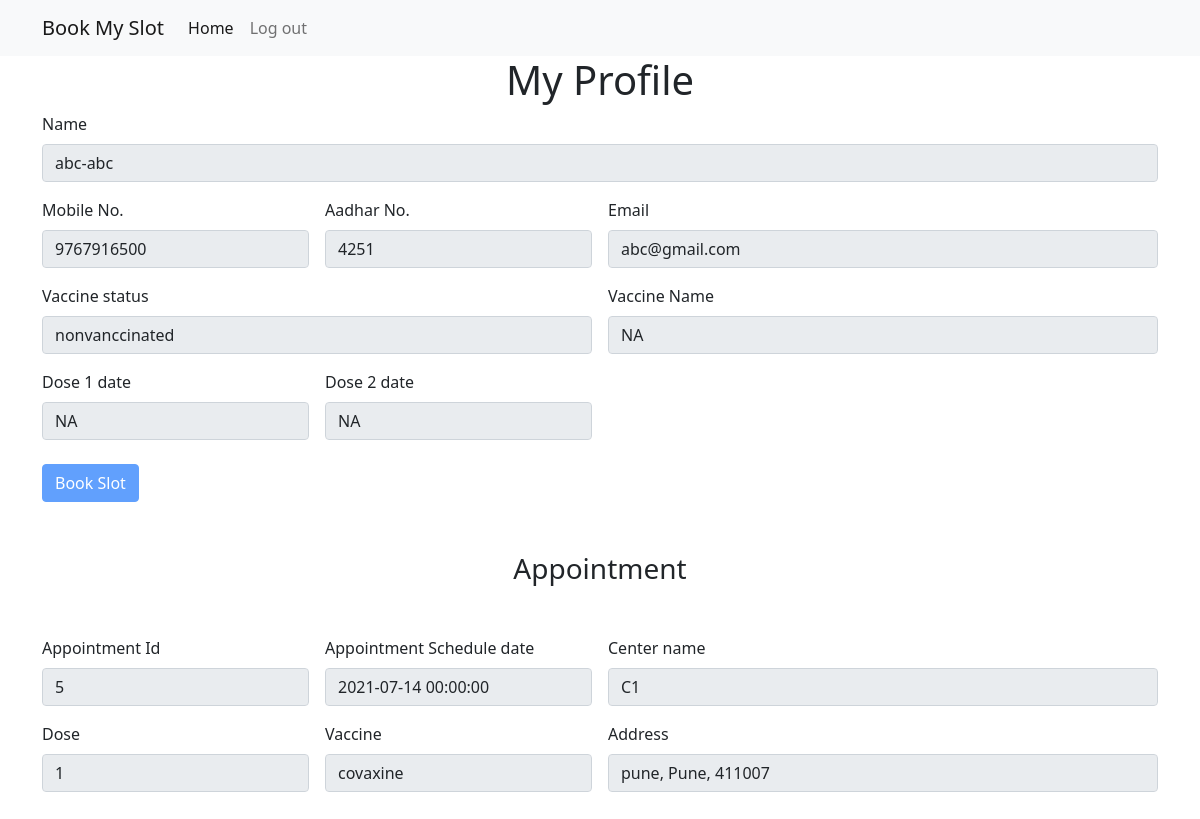
The app's page /user_home (signed in) with its own data.
### models.py (models this page shows)
class User(db.Model,UserMixin):
    __tablename__= 'users'
    id=db.Column(db.Integer, primary_key=True)
    first_name=db.Column(db.String(100), nullable=False)
    last_name=db.Column(db.String(100), nullable=False)
    aadhar_no=db.Column(db.Integer(), nullable=False)
    birth_year=db.Column(db.Integer(), nullable=False)
    email=db.Column(db.String(100),nullable=False)
    mobile_no=db.Column(db.Integer(), nullable=False)
    password=db.Column(db.String(100), nullable=False)
    dose = db.Column(db.Integer(), nullable=True)

class Bookings(db.Model):
    __tablename__= 'bookings'
    booking_id=db.Column(db.Integer, primary_key=True)
    user_id=db.Column(db.Integer,db.ForeignKey('users.id'))
    center_id=db.Column(db.Integer,db.ForeignKey('centers.center_id'))
    booking_date=db.Column(db.DateTime, default=datetime.datetime.utcnow())
    appointment_date=db.Column(db.DateTime, default=datetime.datetime.utcnow())

class Center(db.Model):
    __tablename__= 'centers'
    center_id=db.Column(db.Integer, primary_key=True)
    center_name=db.Column(db.String(100), nullable=False)
    city=db.Column(db.String(100), nullable=False)
    district=db.Column(db.String(100), nullable=False)
    pin_code=db.Column(db.String(100), nullable=False)
    capacity=db.Column(db.String(100),nullable=False)
    allocated_slots=db.Column(db.Integer, nullable=False)
    available_slots=db.Column(db.Integer, nullable=False)
    vaccine_type=db.Column(db.String(100),nullable=False)
    type=db.Column(db.String, nullable=False)

### routes.py (the view)
@app.route("/user_home")
@login_required
def user_home():
    user_profile_data = get_user_data(current_user.id)
    print("user_profile_data")
    print(user_profile_data)
    center_data={}
    user_appo_data=get_user_appo(current_user.id)
    if user_appo_data:
        center_data = get_center(user_appo_data['center_id'])
    msg = session.get("msg")
    session["msg"]=None
    return render_template('user_home.html',user_profile_data=user_profile_data,user_appo_data=user_appo_data,center_data=center_data,msg=msg)

### auth.py (called while the page is built)
@login_manager.user_loader
def load_user(user_id):
    user=session.get('user_cat')
    if user == "Staff":
        print("***************************************************")
        return Staff.query.get(user_id)
    else:
        return User.query.get(user_id)

### models.py (called while the page is built)
def get_user_data(user_id):
    result = User.query.get(user_id)
    user = user_schema.dump(result)
    return user

def get_user_appo(user_id):
    result = Bookings.query.filter_by(user_id=user_id).first()
    appo_data = booking_schema.dump(result)
    print("appo_data")
    print(appo_data)
    return appo_data

def get_center(center_id):
    result = Center.query.get(center_id)
    center = center_schema.dump(result)
    return center

### templates/user_home.html (shortened to what this page needs)
{% extends 'base.html' %}
{% block body %}
<div class="container profile-container">
    <h1 class="center-text">My Profile</h1>
    <form class="row g-3 " >
        <div class="col-md-12">
            <label for="name" class="form-label">Name</label>
            {% set name = user_profile_data.first_name ~'-'~ user_profile_data.last_name%}
            <input type="text" class="form-control" id="name" name="name" value={{name}} disabled>
        </div>
        <div class="col-md-3">
            <label for="mobile_no" class="form-label">Mobile No.</label>
            <input type="number" class="form-control" id="mobile_no" value={{user_profile_data.mobile_no}} disabled>
        </div>
        <div class="col-md-3">
            <label for="aadhar_no" class="form-label">Aadhar No.</label>
            <input type="number" class="form-control" id="aadhar_no" value="{{user_profile_data.aadhar_no}}" disabled>
        </div>
        <div class="col-md-6">
          <label for="email" class="form-label">Email</label>
          <input type="email" class="form-control" id="email" value={{user_profile_data.email}} disabled>
        </div>
        <div class="col-md-6">
          <label for="vacc_status" class="form-label">Vaccine status</label>
          {% if user_profile_data.dose==0 %}
          {% set status = 'nonvanccinated' %}
          {% set vaccine_type = 'NA' %}
          {% set dose1 = 'NA' %}
          {% set dose2 = 'NA' %}
          {% elif user_profile_data.dose==1 %}
          {% set status = 'Partial' %}
          {% set vaccine_type = "v1" %}
          {% set dose1 = 'date of does 1' %}
          {% set dose2 = 'NA' %}
          {% else %}
          {% set status = 'Complete' %}
          {% set dose1 = 'date of does 1' %}
          {% set dose2 = 'date of does 2' %}
          {% endif %}
          <input type="text" class="form-control" id="vacc_status" value={{status}} disabled>
        </div>
        <div class="col-md-6">
            <label for="vacc_name" class="form-label">Vaccine Name</label>
            <input type="text" class="form-control" id="vacc_status" value="{{vaccine_type}}" disabled>
        </div>
        <div class="col-md-3">
            <label for="dose1" class="form-label">Dose 1 date</label>
            <input type="text" class="form-control" id="dose1" value="{{dose1}}" disabled>
        </div>
        <div class="col-md-3">
            <label for="dose2" class="form-label">Dose 2 date</label>
            <input type="text" class="form-control" id="dose2" value="{{dose2}}" disabled>
        </div>
      </form>
      <div class="col-12 mt-4">
        {% if user_appo_data|length > 0 or user_profile_data.dose >= 2  %}
        {% set book_btn= 'disabled' %}
        {% else %}
        {% set book_btn=false %}
        {% endif %}
        <button class="btn btn-primary book-slot-btn" {{book_btn}}>
            <a href="{{ url_for('book_slot') }}" >Book Slot</a>
        </button>
       </div>
</div>
<div class="container appointment-container">
    <h3 class="center-text">Appointment</h3>
    {% if user_appo_data|length == 0 %}
    <div class="alert alert-warning" role="alert">
        No Appointment Scheduled...
      </div>
    {% else %}
    <form class="row g-3 " >
        <div class="col-md-3">
            <label for="appo_id" class="form-label">Appointment Id</label>
            <input type="text" class="form-control" id="appo_id" name="appo_id" value="{{user_appo_data.booking_id}}" disabled>
        </div>
        <div class="col-md-3">
            <label for="appo_date" class="form-label">Appointment Schedule date</label>
            <input type="text" class="form-control" id="appo_date" value="{{user_appo_data.appointment_date}}" disabled>
        </div>
        <div class="col-md-6">
            <label for="center_name" class="form-label">Center name</label>
            <input type="text" class="form-control" id="center_name" value="{{center_data.center_name}}" disabled>
        </div>
        <div class="col-md-3">
            <label for="dose" class="form-label">Dose</label>
            {% set dose = user_profile_data.dose+1 %}
            <input type="text" class="form-control" id="dose1" value="{{dose}}" disabled>
        </div>
        <div class="col-md-3">
            <label for="vaccine" class="form-label">Vaccine</label>
            <input type="text" class="form-control" id="vaccine" value="{{center_data.vaccine_type}}" disabled>
        </div>
        <div class="col-md-6">
          <label for="center_address" class="form-label">Address</label>
          {% set address = center_data.city~", "~center_data.district~", "~center_data.pin_code %}
          <input type="text" class="form-control" id="center_address" value="{{address}}" disabled>
        </div>
      </form>
      {% endif %}
</div>
{% endblock body %}

### static/css/style.css (style rules this page uses)
.center-text { text-align: center; }
.appointment-container h3 { margin: 50px; }
.appointment-container { margin-top: 50px; margin-bottom: 50px; }
.book-slot-btn a { color: white; text-decoration: none; }

### records on screen
User: mobile_no "9767916500", aadhar_no "4251", email "abc@gmail.com"
Bookings: appointment_date "2021-07-14 00:00:00"
Center: center_name "C1", vaccine_type "covaxine"
